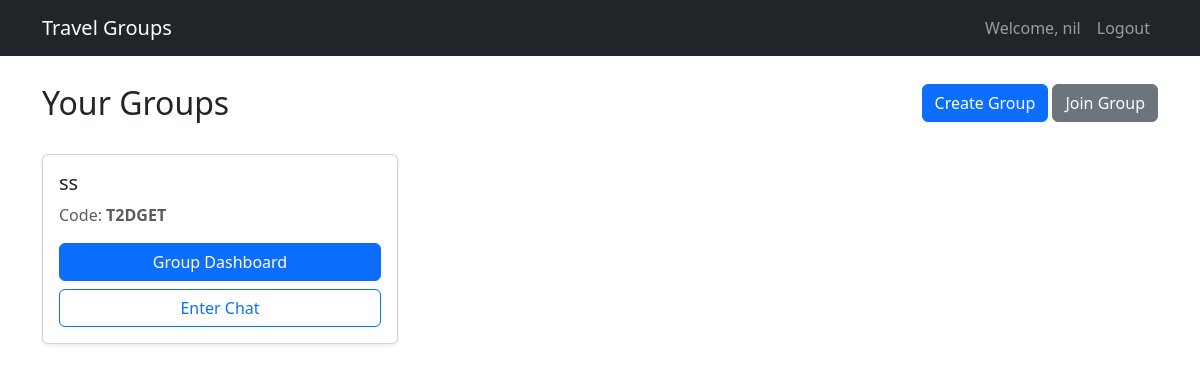
The app's page / (signed in), older data.
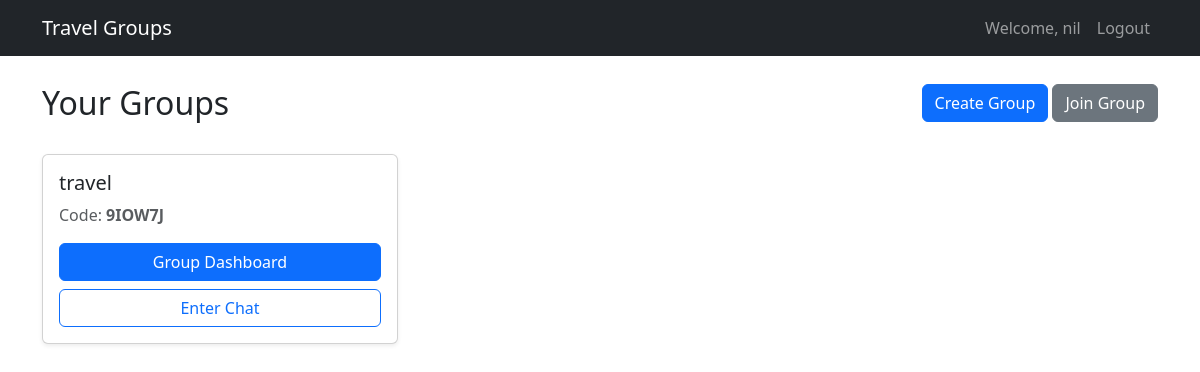
The same page, newer data.
### groups/models.py (models this page shows, shortened)
class ChatGroup(models.Model):
    name = models.CharField(max_length=100)
    code = models.CharField(max_length=8, unique=True, default=generate_unique_code)
    creator = models.ForeignKey(User, on_delete=models.CASCADE, related_name='created_groups')
    members = models.ManyToManyField(User, related_name='chat_groups')
    is_locked = models.BooleanField(default=False)
    created_at = models.DateTimeField(auto_now_add=True)

### groups/views.py (the view)
# urls.py: path('', views.home, name='home'),
@login_required
def home(request):
    groups = request.user.chat_groups.all()
    return render(request, 'groups/home.html', {'groups': groups})

### groups/templates/groups/home.html
{% extends 'base.html' %}
{% block content %}
<div class="row mb-4">
    <div class="col">
        <h2>Your Groups</h2>
    </div>
    <div class="col text-end">
        <a href="{% url 'create_group' %}" class="btn btn-primary">Create Group</a>
        <a href="{% url 'join_group' %}" class="btn btn-secondary">Join Group</a>
    </div>
</div>
<div class="row">
    {% for group in groups %}
    <div class="col-md-4 mb-3">
        <div class="card shadow-sm h-100">
            <div class="card-body">
                <h5 class="card-title">{{ group.name }}</h5>
                <p class="card-text text-muted">Code: <strong>{{ group.code }}</strong></p>
                <a href="{% url 'group_detail' group.code %}" class="btn btn-primary w-100 mt-auto mb-2">Group Dashboard</a>
                <a href="{% url 'chat_room' group.code %}" class="btn btn-outline-primary w-100">Enter Chat</a>
            </div>
        </div>
    </div>
    {% empty %}
    <div class="col">
        <div class="alert alert-info">You are not in any groups yet. Create or join one!</div>
    </div>
    {% endfor %}
</div>
{% endblock %}

### templates/base.html (shortened to what this page needs)
<!DOCTYPE html>
<html lang="en">
<head>
    <link href="https://cdn.jsdelivr.net/npm/bootstrap@5.3.0/dist/css/bootstrap.min.css" rel="stylesheet">
</head>
<body>
    <nav class="navbar navbar-expand-lg navbar-dark bg-dark fixed-top">
        <div class="container">
            <a class="navbar-brand" href="{% url 'home' %}">Travel Groups</a>
            <div class="collapse navbar-collapse">
                <ul class="navbar-nav ms-auto">
                    {% if user.is_authenticated %}
                        <li class="nav-item">
                            <span class="nav-link">Welcome, {{ user.username }}</span>
                        </li>
                        <li class="nav-item">
                            <form method="post" action="{% url 'logout' %}">
                                <button type="submit" class="btn btn-link nav-link">Logout</button>
                            </form>
                        </li>
                    {% endif %}
                </ul>
            </div>
        </div>
    </nav>
    <div class="container mt-4">
        {% block content %}{% endblock %}
    </div>
</body>
</html>

### templates/base.html (style rules this page uses)
body { padding-top: 60px; }

Row changes from the older to the newer data that the page shows:
removed ChatGroup: name "ss", code "T2DGET"
added ChatGroup: name "travel", code "9IOW7J"
